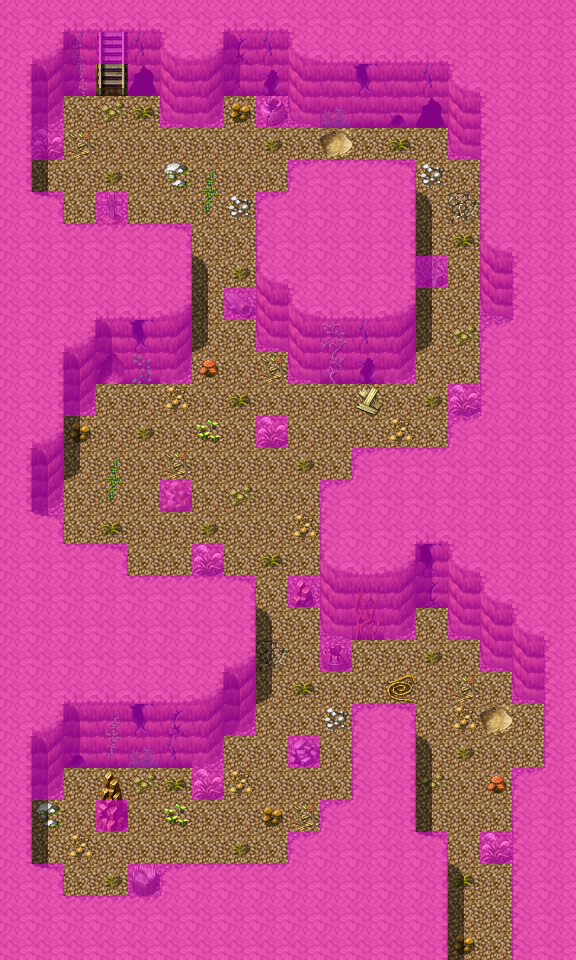

Tiled map render using the project's own tile images. Description and the map definition, with tile-layer contents summarised, below:
An orthogonal 18x30 tile map with 32x32 px tiles, 4 tile layers (Ground, Objects, Above, Walkable), 40 tilesets and 13 objects (11x spawn, 2x mapchange).

<map version="1.0" orientation="orthogonal" width="18" height="30" tilewidth="32" tileheight="32">
 <tileset firstgid="1" name="map_bed_1" tilewidth="32" tileheight="32">
  <image source="../drawable/map_bed_1.png" width="512" height="256" />
 </tileset>
 <tileset firstgid="129" name="map_border_1" tilewidth="32" tileheight="32">
  <image source="../drawable/map_border_1.png" width="512" height="256" />
 </tileset>
 <tileset firstgid="257" name="map_bridge_1" tilewidth="32" tileheight="32">
  <image source="../drawable/map_bridge_1.png" width="512" height="256" />
 </tileset>
 <tileset firstgid="385" name="map_broken_1" tilewidth="32" tileheight="32">
  <image source="../drawable/map_broken_1.png" width="512" height="256" />
 </tileset>
 <tileset firstgid="513" name="map_cavewall_1" tilewidth="32" tileheight="32">
  <image source="../drawable/map_cavewall_1.png" width="576" height="192" />
 </tileset>
 <tileset firstgid="621" name="map_cavewall_2" tilewidth="32" tileheight="32">
  <image source="../drawable/map_cavewall_2.png" width="576" height="192" />
 </tileset>
 <tileset firstgid="729" name="map_cavewall_3" tilewidth="32" tileheight="32">
  <image source="../drawable/map_cavewall_3.png" width="576" height="192" />
 </tileset>
 <tileset firstgid="837" name="map_chair_table_1" tilewidth="32" tileheight="32">
  <image source="../drawable/map_chair_table_1.png" width="512" height="256" />
 </tileset>
 <tileset firstgid="965" name="map_crate_1" tilewidth="32" tileheight="32">
  <image source="../drawable/map_crate_1.png" width="512" height="256" />
 </tileset>
 <tileset firstgid="1093" name="map_cupboard_1" tilewidth="32" tileheight="32">
  <image source="../drawable/map_cupboard_1.png" width="512" height="256" />
 </tileset>
 <tileset firstgid="1221" name="map_curtain_1" tilewidth="32" tileheight="32">
  <image source="../drawable/map_curtain_1.png" width="512" height="256" />
 </tileset>
 <tileset firstgid="1349" name="map_entrance_1" tilewidth="32" tileheight="32">
  <image source="../drawable/map_entrance_1.png" width="512" height="256" />
 </tileset>
 <tileset firstgid="1477" name="map_fence_1" tilewidth="32" tileheight="32">
  <image source="../drawable/map_fence_1.png" width="512" height="256" />
 </tileset>
 <tileset firstgid="1605" name="map_fence_2" tilewidth="32" tileheight="32">
  <image source="../drawable/map_fence_2.png" width="512" height="256" />
 </tileset>
 <tileset firstgid="1733" name="map_ground_1" tilewidth="32" tileheight="32">
  <image source="../drawable/map_ground_1.png" width="512" height="256" />
 </tileset>
 <tileset firstgid="1861" name="map_ground_2" tilewidth="32" tileheight="32">
  <image source="../drawable/map_ground_2.png" width="512" height="256" />
 </tileset>
 <tileset firstgid="1989" name="map_ground_3" tilewidth="32" tileheight="32">
  <image source="../drawable/map_ground_3.png" width="512" height="256" />
 </tileset>
 <tileset firstgid="2117" name="map_ground_4" tilewidth="32" tileheight="32">
  <image source="../drawable/map_ground_4.png" width="512" height="256" />
 </tileset>
 <tileset firstgid="2245" name="map_ground_5" tilewidth="32" tileheight="32">
  <image source="../drawable/map_ground_5.png" width="512" height="256" />
 </tileset>
 <tileset firstgid="2373" name="map_ground_6" tilewidth="32" tileheight="32">
  <image source="../drawable/map_ground_6.png" width="512" height="256" />
 </tileset>
 <tileset firstgid="2501" name="map_ground_7" tilewidth="32" tileheight="32">
  <image source="../drawable/map_ground_7.png" width="512" height="256" />
 </tileset>
 <tileset firstgid="2629" name="map_ground_8" tilewidth="32" tileheight="32">
  <image source="../drawable/map_ground_8.png" width="512" height="256" />
 </tileset>
 <tileset firstgid="2757" name="map_indoor_1" tilewidth="32" tileheight="32">
  <image source="../drawable/map_indoor_1.png" width="512" height="256" />
 </tileset>
 <tileset firstgid="2885" name="map_kitchen_1" tilewidth="32" tileheight="32">
  <image source="../drawable/map_kitchen_1.png" width="512" height="256" />
 </tileset>
 <tileset firstgid="3013" name="map_outdoor_1" tilewidth="32" tileheight="32">
  <image source="../drawable/map_outdoor_1.png" width="512" height="256" />
 </tileset>
 <tileset firstgid="3141" name="map_pillar_1" tilewidth="32" tileheight="32">
  <image source="../drawable/map_pillar_1.png" width="512" height="256" />
 </tileset>
 <tileset firstgid="3269" name="map_plant_1" tilewidth="32" tileheight="32">
  <image source="../drawable/map_plant_1.png" width="512" height="256" />
 </tileset>
 <tileset firstgid="3397" name="map_rock_1" tilewidth="32" tileheight="32">
  <image source="../drawable/map_rock_1.png" width="512" height="256" />
 </tileset>
 <tileset firstgid="3525" name="map_roof_1" tilewidth="32" tileheight="32">
  <image source="../drawable/map_roof_1.png" width="512" height="256" />
 </tileset>
 <tileset firstgid="3653" name="map_roof_2" tilewidth="32" tileheight="32">
  <image source="../drawable/map_roof_2.png" width="512" height="256" />
 </tileset>
 <tileset firstgid="3781" name="map_shop_1" tilewidth="32" tileheight="32">
  <image source="../drawable/map_shop_1.png" width="512" height="256" />
 </tileset>
 <tileset firstgid="3909" name="map_sign_ladder_1" tilewidth="32" tileheight="32">
  <image source="../drawable/map_sign_ladder_1.png" width="512" height="256" />
 </tileset>
 <tileset firstgid="4037" name="map_table_1" tilewidth="32" tileheight="32">
  <image source="../drawable/map_table_1.png" width="512" height="256" />
 </tileset>
 <tileset firstgid="4165" name="map_trail_1" tilewidth="32" tileheight="32">
  <image source="../drawable/map_trail_1.png" width="512" height="256" />
 </tileset>
 <tileset firstgid="4293" name="map_tree_1" tilewidth="32" tileheight="32">
  <image source="../drawable/map_tree_1.png" width="512" height="256" />
 </tileset>
 <tileset firstgid="4421" name="map_wall_1" tilewidth="32" tileheight="32">
  <image source="../drawable/map_wall_1.png" width="512" height="256" />
 </tileset>
 <tileset firstgid="4549" name="map_wall_2" tilewidth="32" tileheight="32">
  <image source="../drawable/map_wall_2.png" width="480" height="256" />
 </tileset>
 <tileset firstgid="4669" name="map_wall_3" tilewidth="32" tileheight="32">
  <image source="../drawable/map_wall_3.png" width="480" height="256" />
 </tileset>
 <tileset firstgid="4789" name="map_window_1" tilewidth="32" tileheight="32">
  <image source="../drawable/map_window_1.png" width="512" height="256" />
 </tileset>
 <tileset firstgid="4917" name="map_window_2" tilewidth="32" tileheight="32">
  <image source="../drawable/map_window_2.png" width="512" height="256" />
 </tileset>
 <layer name="Ground" width="18" height="30">
  <data>[540 cells, 540 non-empty, 12 distinct tile ids]</data>
 </layer>
 <layer name="Objects" width="18" height="30">
  <data>[540 cells, 150 non-empty, 50 distinct tile ids]</data>
 </layer>
 <layer name="Above" width="18" height="30">
  <data>[540 cells, 48 non-empty, 5 distinct tile ids]</data>
 </layer>
 <layer name="Walkable" width="18" height="30">
  <data>[540 cells, 365 non-empty, 1 distinct tile ids]</data>
 </layer>
 <objectgroup name="Mapevents">
  <object name="up lodarcave1" type="mapchange" x="96" y="64" width="32" height="32">
   <properties>
    <property name="map" value="lodarcave0" />
    <property name="place" value="down lodarcave0" />
   </properties>
  </object>
  <object name="south" type="mapchange" x="448" y="928" width="64" height="32">
   <properties>
    <property name="map" value="lodarcave2" />
    <property name="place" value="north" />
   </properties>
  </object>
 </objectgroup>
 <objectgroup name="Spawn">
  <!-- 10 objects omitted --></objectgroup>
 <objectgroup name="Spawn_bats" visible="0">
  <!-- 1 objects omitted --></objectgroup>
 <objectgroup name="Keys" />
</map>
<!-- 11 of 13 objects omitted -->
